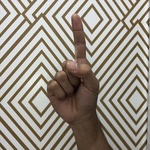
#> input picture finger_1/01_F1D022044_1_2-kiaa.jpg, 150 x 150 px; its folder holds only this picture in this run
$ jupyter execute --allow-errors percobaan_1.ipynb
#> lines starting #> are read from the running program, lines starting #| are printed output that depends on the picture; after the words box and inside, x2 and y2 are one past the last pixel; in counts of white or black regions, pixels touching at a corner belong together
[cell 1]
import matplotlib.pyplot as plt
import numpy as np
import cv2
# import math
import pandas as pd
import os
from tqdm import tqdm
import seaborn as sns
from sklearn.decomposition import PCA
from sklearn.model_selection import train_test_split
from sklearn.preprocessing import StandardScaler
from sklearn.neighbors import KNeighborsClassifier
from sklearn.svm import SVC
from sklearn.ensemble import RandomForestClassifier
from sklearn.metrics import accuracy_score, confusion_matrix, precision_score, recall_score, f1_score

## Data Loading

[cell 2]
import os
import cv2
import random
import matplotlib.pyplot as plt

def load_and_resize_images_from_folders(folders, target_size=(150, 150), num_images=7):
#> called with target_size = (150, 150), num_images = 7
    images = []
    labels = []
    folder_image_count = {}

    for folder_path in folders:
        if not os.path.exists(folder_path):
            print(f"Folder {folder_path} not found.")
            continue

        folder_name = os.path.basename(folder_path)
        folder_image_count[folder_name] = 0

        for filename in os.listdir(folder_path):
            img_path = os.path.join(folder_path, filename)
            img = cv2.imread(img_path)
#> img is the input picture: shape (150, 150, 3); mean B, G, R 134.4, 145.7, 153.6
            if img is not None:
                img = cv2.resize(img, target_size)
                images.append(img)
                label = folder_name  # label dari nama folder
                labels.append(label)
                folder_image_count[folder_name] += 1

    # Pilih secara acak num_images gambar dari keseluruhan gambar
    if len(images) > num_images:
        images, labels = zip(*random.sample(list(zip(images, labels)), num_images))

    return images, labels, folder_image_count

# Folder paths
folder_paths = ['finger_1', 'finger_2', 'finger_3', 'finger_4', 'finger_5']

# Load dan resize gambar
images, labels, folder_image_count = load_and_resize_images_from_folders(folder_paths, num_images=7)

# Cek nomor percobaan
if images:
    print(f"Loaded {len(images)} images.")
    print(f"Sample image shape: {images[0].shape}")
#| Sample image shape: (150, 150, 3)
    print(f"Sample label: {labels[0]}")
else:
    print("No images loaded.")


# Plot menampilkan jumlah gambar per folder
plt.figure(figsize=(10, 5))
plt.bar(folder_image_count.keys(), folder_image_count.values(), color='blue')
plt.xlabel('Folders')
plt.ylabel('Number of images')
plt.title('Number of images in each folder')
plt.show()
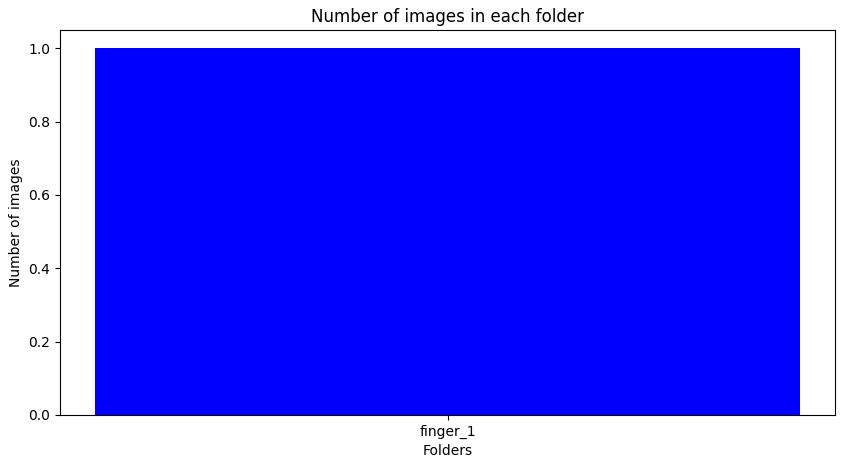
#> figure drawn by matplotlib, 1 panel


# Plot menampilkan gambar per folder
plt.figure(figsize=(15, 5))
for i, img in enumerate(images):
    plt.subplot(1, 7, i + 1)
    plt.imshow(cv2.cvtColor(img, cv2.COLOR_BGR2RGB))
    plt.title(labels[i])
    plt.axis('off')
plt.tight_layout()
plt.show()

## Data Preparation

### Data Augmentation

[cell 3]
# [25 lines left out: function augmented_image, not called in this run]

# Assuming sample_images is returned from the previous function
#> (the rest of this cell did not finish here and is left out)

### Preprocessing

#### Preprocessing 1

[cell 4]
import matplotlib.pyplot as plt

def display_samples(images, labels, num_samples=10):
    num_display = min(num_samples, len(images))  # Pastikan tidak melebihi jumlah gambar yang tersedia
    fig, axes = plt.subplots(1, num_display, figsize=(15, 5))

    for i in range(num_display):
        axes[i].imshow(images[i])
        axes[i].set_title(labels[i])
        axes[i].axis('off')

    plt.show()

def custom_dilate(images, kernel_size=(5, 5)):
    dilated_images = []

    kernel = np.ones(kernel_size, np.uint8)

    for img in images:
        if img is None:
            continue  # Lewatkan gambar yang gagal dimuat

        # Lakukan operasi dilatasi menggunakan teknik morfologi
        dilated_img = cv2.dilate(img, kernel, iterations=1)

        dilated_images.append(dilated_img)

    return dilated_images

# Dilatasi gambar dengan bentuk berbeda
dilated_images_custom = custom_dilate(images, kernel_size=(7, 7))  # Misalnya, menggunakan kernel berukuran (7, 7)
#> the loop in custom_dilate, `for img in images:` made 1 pass
#> pass 1, in custom_dilate, `dilated_img = cv2.dilate(img, kernel, iterations=1)`:
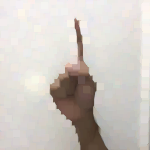
#> dilated_img: shape (150, 150, 3); mean B, G, R 195.2, 200.9, 206.8

# Tampilkan gambar yang sudah didilatasi dengan bentuk berbeda
#> (the rest of this cell did not finish here and is left out)


#### Preprocessing 2

#### Preprocessing n

### Feature Extraction

[cell 5]
import cv2
import numpy as np
import matplotlib.pyplot as plt

def edge_detection(images, low_threshold=50, high_threshold=150):
    edge_detected_images = []

    for img in images:
        gray_image = cv2.cvtColor(img, cv2.COLOR_BGR2GRAY)

        # Deteksi tepi menggunakan operator Canny
        edges = cv2.Canny(gray_image, low_threshold, high_threshold)

        edge_detected_images.append(edges)

    return edge_detected_images

def display_edge_samples(images, labels, num_samples=10):
    num_samples = min(num_samples, len(images))
    label_indices = np.random.choice(len(images), num_samples, replace=False)

    plt.figure(figsize=(15, 3))
    for i, idx in enumerate(label_indices):
        plt.subplot(1, num_samples, i + 1)
        plt.imshow(images[idx], cmap='gray')  # Perubahan: Menggunakan cmap='gray' untuk menampilkan gambar grayscale
        plt.title(labels[idx])
        plt.axis('off')
    plt.show()
dilated_images_custom = custom_dilate(images, kernel_size=(7, 7))  # Misalnya, menggunakan kernel berukuran (7, 7)

# Deteksi tepi pada gambar yang sudah didilatasi
edge_detected_custom_images = edge_detection(dilated_images_custom)
#> the loop in edge_detection, `for img in images:` made 1 pass
#> pass 1, in edge_detection, `gray_image = cv2.cvtColor(img, cv2.COLOR_BGR2GRAY)`:
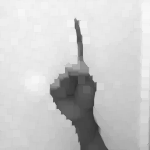
#> gray_image: shape (150, 150); min 48, max 248, mean 202
#> pass 1, in edge_detection, `edges = cv2.Canny(gray_image, low_threshold, high_threshold)`:
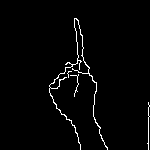
#> edges: shape (150, 150); 2.2% white in thin lines or dots, all inside (x1, y1, x2, y2) = (49, 18, 150, 150)

# Tampilkan gambar yang telah diproses dengan deteksi tepi
display_edge_samples(edge_detected_custom_images, labels, num_samples=10)
